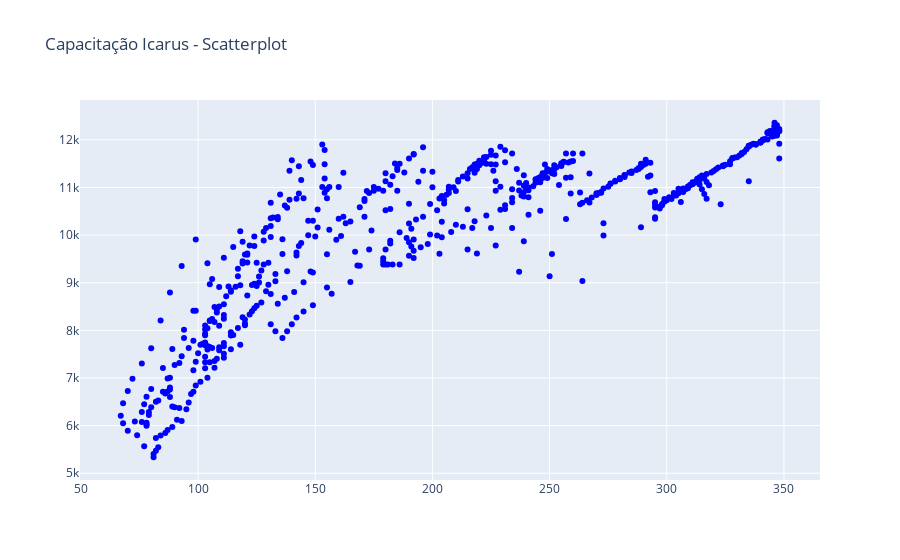

Notebook cell for this chart:
### Code cell
fig = go.Figure(data=[go.Scatter(
    x=verTel["Speed"],
    y = verTel["RPM"], 
    mode = 'markers',
    marker=dict(color='blue'),  
)])

fig.update_layout(
    title='Capacitação Icarus - Scatterplot',
)

fig.show()

### Figure 1 — Plotly figure (JSON) as saved in the notebook; plotly's stock layout.template omitted (floating-point values rounded to 4 significant figures; data arrays with more than 128 entries replaced by an {"elided": "..."} marker saying what was removed)
{"data": [{"marker": {"color": "blue"}, "mode": "markers", "type": "scatter", "x": {"elided": "583 int values"}, "y": {"elided": "583 int values"}}], "layout": {"title": {"text": "Capacitação Icarus - Scatterplot"}}}
